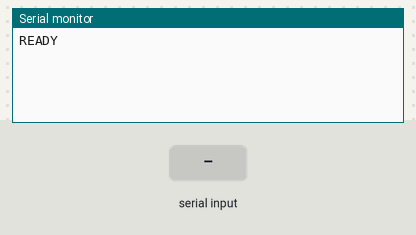
Recording of a sketch running on a simulated Arduino Uno, built with avr-gcc and run on an emulated ATmega328P. On the bench: the last lines printed to the serial monitor. The inputs (shaded band) are chosen by the test bench.

Above: at 1.2 s.
1.3 s: "D \n" received over Serial
At 2.3 s:
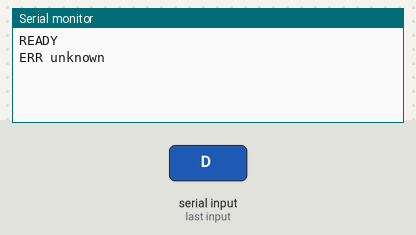
2.8 s: "A\n" received over Serial
At 3.4 s:
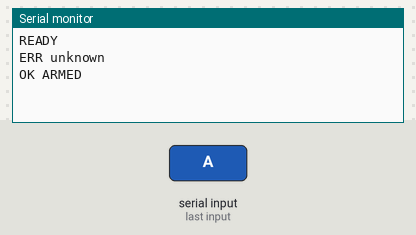
4.3 s: "X\n" received over Serial
At 5.5 s:
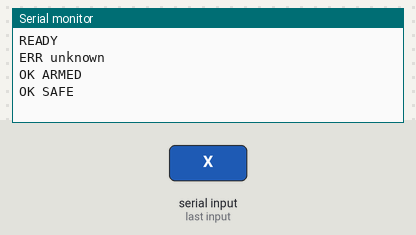
5.8 s: "F\n" received over Serial
At 6.9 s:
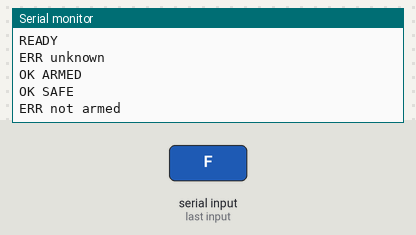
7.3 s: "?\n" received over Serial
At 8.1 s:
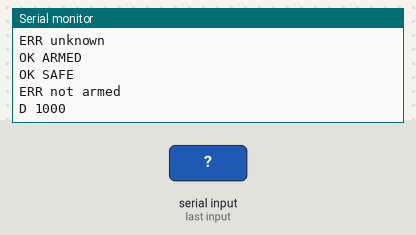
8.8 s: "D 90\n" received over Serial
At 9.2 s:
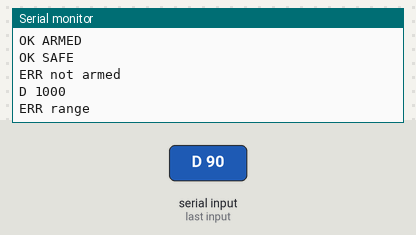

Measured:
- after the input at 1.3 s, the serial monitor: prints a new line at once (image 1)
- after the input at 2.8 s, the serial monitor: prints a new line at once (image 2)
- after the input at 4.3 s, the serial monitor: prints a new line at once (image 3)
- after the input at 5.8 s, the serial monitor: prints a new line at once (image 4)
- after the input at 7.3 s, the serial monitor: prints a new line at once (image 5)
- after the input at 8.8 s, the serial monitor: prints a new line at once (image 6)

The sketch:

spark_trigger.ino
```cpp
// Spark ignitor trigger firmware (Arduino Uno R3, output on pin D9)
//
// Commands: one text line each, ending with a line feed, 115200 baud
//   D <us>   set the dwell in microseconds (100 to 5000)   -> OK D     | ERR range
//   A        arm                                            -> OK ARMED
//   X        disarm                                         -> OK SAFE
//   F        fire one shot (only when armed)                -> OK FIRED | ERR not armed | ERR too soon
//   ?        heartbeat, answers with the dwell              -> D <us>
//
// Safety built in:
//   - the dwell can never be set above 5000 us
//   - at least 100 ms between two shots
//   - it disarms itself after 3 s without any command and prints WDG SAFE
//   - the trigger pin is LOW at start-up and after every shot

const uint8_t TRIG_PIN = 9;
const unsigned int MAX_DWELL_US = 5000;
const unsigned int MIN_DWELL_US = 100;
const unsigned long MIN_REST_MS = 100;
const unsigned long WATCHDOG_MS = 3000;

unsigned int dwell_us = 1000;
unsigned long lastShot = 0;
unsigned long lastCmd = 0;
bool armed = false;

void setup() {
  pinMode(TRIG_PIN, OUTPUT);
  digitalWrite(TRIG_PIN, LOW);
  Serial.begin(115200);
  Serial.setTimeout(50);
  Serial.println("READY");
}

void fire() {
  noInterrupts();                       // exact timing: nothing may interrupt the pulse
  digitalWrite(TRIG_PIN, HIGH);         // the coil charges while this pin is HIGH
  delayMicroseconds(dwell_us);
  digitalWrite(TRIG_PIN, LOW);          // the spark happens when it drops
  interrupts();
  lastShot = millis();
}

void loop() {
  if (armed && millis() - lastCmd > WATCHDOG_MS) {   // the PC went silent
    armed = false;
    digitalWrite(TRIG_PIN, LOW);
    Serial.println("WDG SAFE");
  }
  if (!Serial.available()) return;

  String s = Serial.readStringUntil('\n');
  s.trim();
  lastCmd = millis();

  if (s.startsWith("D ")) {
    long v = s.substring(2).toInt();
    if (v >= MIN_DWELL_US && v <= MAX_DWELL_US) { dwell_us = (unsigned int)v; Serial.println("OK D"); }
    else Serial.println("ERR range");
  } else if (s == "A") {
    armed = true; Serial.println("OK ARMED");
  } else if (s == "X") {
    armed = false; digitalWrite(TRIG_PIN, LOW); Serial.println("OK SAFE");
  } else if (s == "F") {
    if (!armed) Serial.println("ERR not armed");
    else if (millis() - lastShot < MIN_REST_MS) Serial.println("ERR too soon");
    else { fire(); Serial.println("OK FIRED"); }
  } else if (s == "?") {
    Serial.print("D "); Serial.println(dwell_us);
  } else {
    Serial.println("ERR unknown");
  }
}
```
